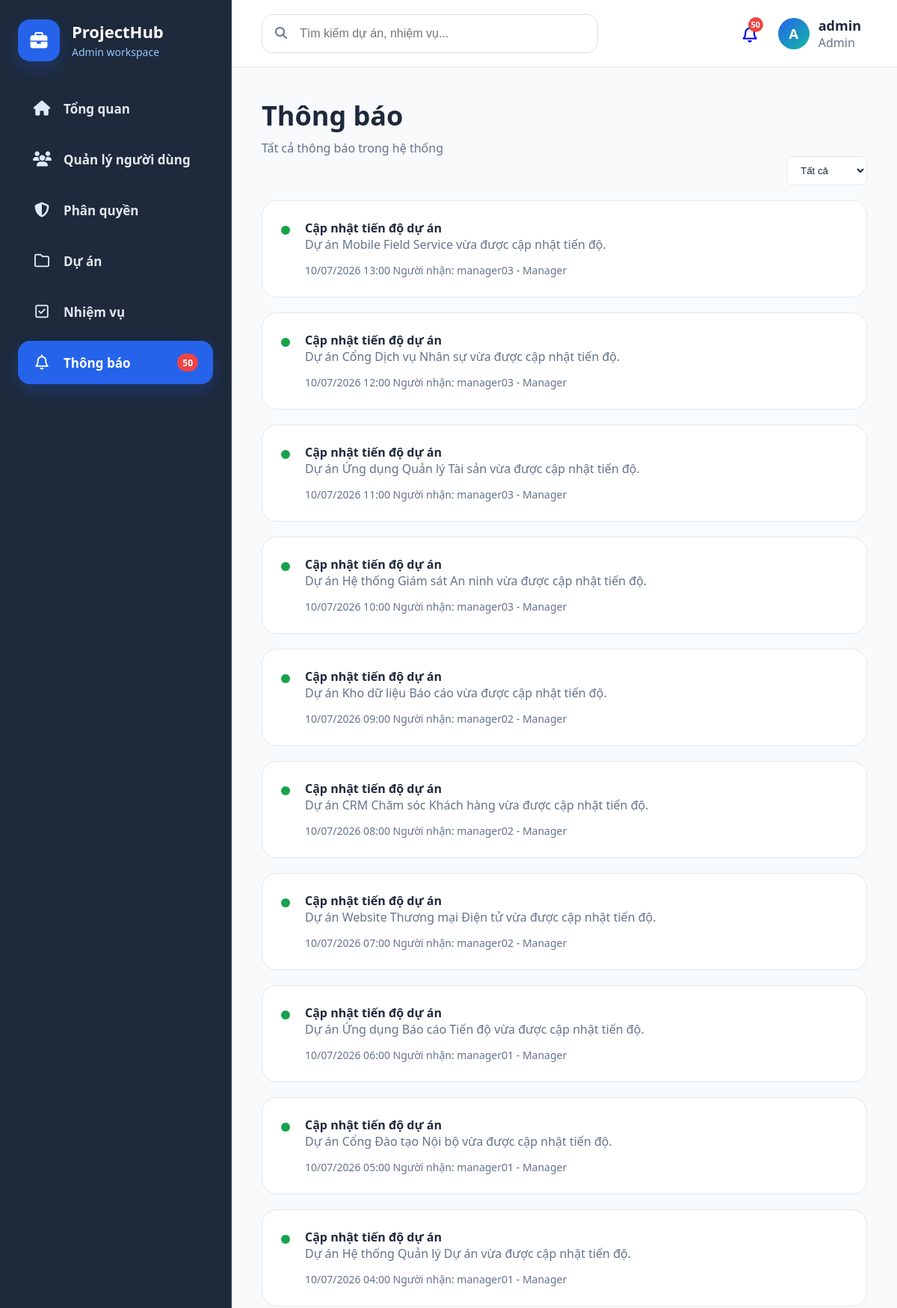
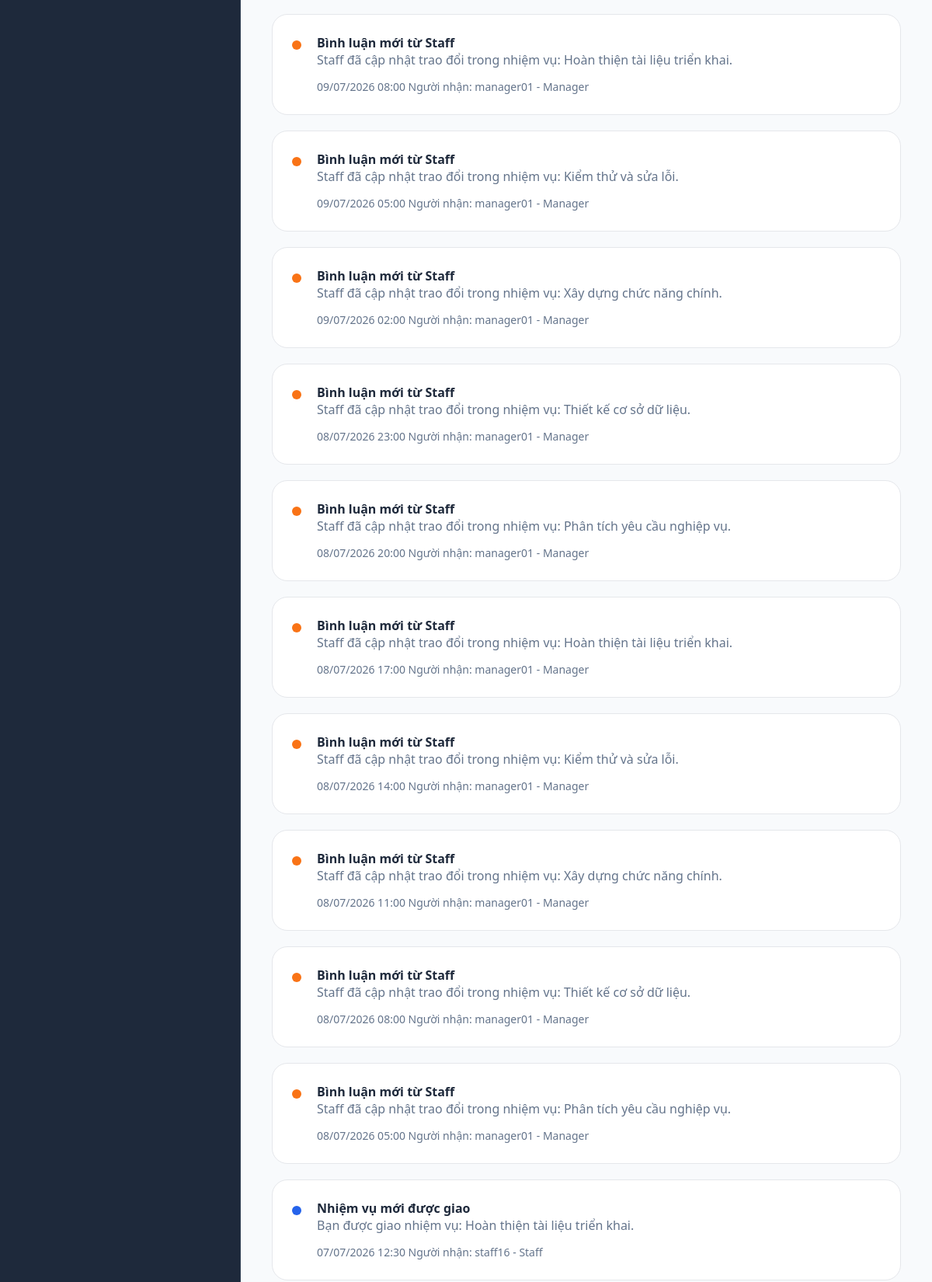
Screenshot of /index.php?page=notifications (signed in, upper part) with the database file from the repository (2 pictures, top to bottom).
### tables this page shows
CREATE TABLE `notifications` (
  `notification_id` int(11) NOT NULL,
  `user_id` int(11) NOT NULL,
  `type` varchar(50) DEFAULT NULL,
  `title` varchar(255) NOT NULL,
  `content` text DEFAULT NULL,
  `related_type` varchar(50) DEFAULT NULL,
  `related_id` int(11) DEFAULT NULL,
  `is_read` tinyint(1) NOT NULL DEFAULT 0,
  `created_at` timestamp NOT NULL DEFAULT current_timestamp()
);

CREATE TABLE `users` (
  `user_id` int(11) NOT NULL,
  `username` varchar(50) NOT NULL,
  `email` varchar(120) NOT NULL,
  `phone` varchar(20) DEFAULT NULL,
  `address` varchar(255) DEFAULT NULL,
  `password` varchar(255) NOT NULL,
  `role_id` int(11) NOT NULL,
  `status` varchar(20) NOT NULL DEFAULT 'active',
  `refresh_token` varchar(255) DEFAULT NULL,
  `token_expired_at` datetime DEFAULT NULL,
  `created_at` timestamp NOT NULL DEFAULT current_timestamp(),
  `updated_at` timestamp NOT NULL DEFAULT current_timestamp() ON UPDATE current_timestamp(),
  `is_deleted` tinyint(1) NOT NULL DEFAULT 0
);

CREATE TABLE `roles` (
  `role_id` int(11) NOT NULL,
  `role_code` varchar(30) NOT NULL,
  `name` varchar(80) NOT NULL,
  `description` varchar(255) DEFAULT NULL,
  `created_at` timestamp NOT NULL DEFAULT current_timestamp()
);

### models/notification.php (called while the page is built, shortened)
<?php
require_once __DIR__ . '/../config/database.php';
class Notification
{
    private $conn;
    public function __construct()
    {
        $db = new Database();
        $this->conn = $db->connect();
    }
    private function ensurePreferencesTable()
    {
        $this->conn->exec("CREATE TABLE IF NOT EXISTS notification_preferences (
            user_id INT PRIMARY KEY,
            email_notifications TINYINT(1) NOT NULL DEFAULT 1,
            task_notifications TINYINT(1) NOT NULL DEFAULT 1,
            comment_notifications TINYINT(1) NOT NULL DEFAULT 1,
            deadline_notifications TINYINT(1) NOT NULL DEFAULT 1,
            created_at TIMESTAMP DEFAULT CURRENT_TIMESTAMP,
            updated_at TIMESTAMP DEFAULT CURRENT_TIMESTAMP ON UPDATE CURRENT_TIMESTAMP,
            CONSTRAINT fk_notification_preferences_user_model
                FOREIGN KEY (user_id) REFERENCES users(user_id)
                ON DELETE CASCADE
        ) ENGINE=InnoDB DEFAULT CHARSET=utf8mb4");
    }
    public function getAll()
    {
        $sql = "
            SELECT
                n.*,
                u.username AS receiver_name,
                r.name AS receiver_role
            FROM notifications n
            LEFT JOIN users u
                ON n.user_id = u.user_id
            LEFT JOIN roles r
                ON u.role_id = r.role_id
            ORDER BY n.created_at DESC
        ";
        $stmt = $this->conn->prepare($sql);
        $stmt->execute();
        return $stmt->fetchAll(PDO::FETCH_ASSOC);
    }
}

### config/database.php (called while the page is built, shortened)
<?php
class Database
{
    private $host = "localhost";
    private $dbname = "project_management";
    private $username = "root";
    private $password = "";
    public function connect()
    {
        $this->conn = null;
        try {
            $this->conn = new PDO(
                "mysql:host={$this->host};dbname={$this->dbname};charset=utf8",
                $this->username,
                $this->password
            );
            $this->conn->setAttribute(
                PDO::ATTR_ERRMODE,
                PDO::ERRMODE_EXCEPTION
            );
            $this->conn->setAttribute(
                PDO::ATTR_EMULATE_PREPARES,
                true
            );
        } catch(PDOException $e) {
            die("Database Error: " . $e->getMessage());
        }
        return $this->conn;
    }
}

### controllers/notificationController.php (called while the page is built, shortened)
<?php
require_once __DIR__ . '/../models/notification.php';
class NotificationController
{
    private $notification;
    public function __construct()
    {
        $this->notification = new Notification();
    }
    public function currentRoleNotifications()
    {
        $roleId = $_SESSION['role_id'] ?? 0;
        $userId = $_SESSION['user_id'] ?? 0;
        if ($roleId == 1) {
            return $this->notification->getAll();
        }
        return $this->notification->getByUser($userId);
    }
}

### helpers/security.php (called while the page is built, shortened)
<?php
function csrf_token(): string
{
    return $_SESSION['_csrf_token'];
}

### views/notifications/index.php (the view, shortened to what this page needs)
<?php
require_once 'controllers/notificationController.php';
$notificationController = new NotificationController();
$notifications = $notificationController->currentRoleNotifications();
$notifications = is_array($notifications) ? $notifications : [];
$roleId = (int)($_SESSION['role_id'] ?? 0);
?>
<div class="page-container">
    <div class="notifications-header">
        <div>
            <h1>Thông báo</h1>
            <?php if ($roleId === 1): ?>
                <p>Tất cả thông báo trong hệ thống</p>
            <?php else: ?>
                <p>Các thông báo mới nhất dành cho bạn</p>
            <?php endif; ?>
        </div>
    </div>
    <div class="notification-toolbar">
        <select id="notificationFilter">
            <option value="all">Tất cả</option>
        </select>
    </div>
    <div class="notifications-list">
        <?php if (empty($notifications)): ?>
            <div class="notification-card">
                <div class="notification-content">
                    <h4>Chưa có thông báo</h4>
                    <p>Hiện tại chưa có thông báo nào để hiển thị.</p>
                </div>
            </div>
        <?php else: ?>
            <?php foreach ($notifications as $item): ?>
                <?php
                    $type = $item['type'] ?? 'system';
                    $dotClass = 'green';
                    if ($type === 'task') {
                        $dotClass = 'blue';
                    } elseif ($type === 'comment') {
                        $dotClass = 'orange';
                    }
                ?>
                <a
                    href="index.php?action=openNotification&id=<?= (int)$item['notification_id'] ?>&amp;_csrf_token=<?= urlencode(csrf_token()) ?>"
                    class="notification-card <?= ((int)($item['is_read'] ?? 0) === 0) ? 'unread' : '' ?>"
                    data-type="<?= htmlspecialchars($type) ?>"
                    data-read="<?= (int)($item['is_read'] ?? 0) ?>">
                    <div class="notification-icon">
                        <span class="dot <?= $dotClass ?>"></span>
                    </div>
                    <div class="notification-content">
                        <h4><?= htmlspecialchars($item['title'] ?? '') ?></h4>
                        <p><?= htmlspecialchars($item['content'] ?? '') ?></p>
                        <span class="notification-time">
                            <?= !empty($item['created_at'])
                                ? date('d/m/Y H:i', strtotime($item['created_at']))
                                : '' ?>
                        </span>
                        <?php if ($roleId === 1 && !empty($item['receiver_name'])): ?>
                            <span class="notification-time">
                                Người nhận: <?= htmlspecialchars($item['receiver_name']) ?>
                                <?php if (!empty($item['receiver_role'])): ?>
                                    - <?= htmlspecialchars($item['receiver_role']) ?>
                                <?php endif; ?>
                            </span>
                        <?php endif; ?>
                    </div>
                </a>
            <?php endforeach; ?>
        <?php endif; ?>
    </div>
</div>

### assets/css/main.css (style rules this page uses)
* { margin:0; padding:0; box-sizing:border-box; }
html, body { font-family: "Segoe UI", sans-serif; background:#f5f7fb; }
.page-container { padding: 40px; margin-top: 90px; min-height: calc(100vh - 90px); display: flex; flex-direction: column; justify-content: flex-start; }
:root { --bg-app: #f8fafc; --bg-card: #ffffff; --text-main: #1e293b; --text-sub: #64748b; --border-color: #e5e7eb; --bg-input: #ffffff; }
body, .page-container, .stat-card, .chart-card, .table-card, .notification-card, .role-card, .task-card, .user-card, .permission-card, h1, h2, h3, h4, p, span, div, table, th, td, input, select, textarea, .notification-content h3, .notification-content p { transition: background-color 0.3s ease, color 0.3s ease, border-color 0.3s ease, box-shadow 0.3s ease; }
body { background-color: var(--bg-app); color: var(--text-main); }
.stat-card, .chart-card, .table-card, .notification-card, .role-card, .task-card, .user-card, .permission-card, .settings-card { background-color: var(--bg-card) !important; color: var(--text-main); border: 1px solid var(--border-color); }
.task-description, .user-email, .user-department, .role-card p, .notification-content span, .progress-info span { color: var(--text-sub) !important; }
a, a:hover, a:focus { text-decoration: none !important; }
.notification-card { text-decoration: none; color: inherit; cursor: pointer; }

### assets/css/dashboard.css (style rules this page uses)
.blue { background:#2563eb; }
.green { background:#16a34a; }
.orange { background:#f97316; }

### assets/css/notifications.css (style rules this page uses)
.notifications-header h1 { font-size:36px; margin-bottom:8px; }
.notifications-header p { color:#64748b; }
.notifications-list { display:flex; flex-direction:column; gap:20px; }
.notification-card { background:white; border-radius:20px; padding:25px; display:flex; align-items:flex-start; gap:20px; border:1px solid #e5e7eb; transition:.2s; }
.notification-content { flex:1; }
.notification-content p { color:#64748b; margin-bottom:12px; }
.notification-time { color:#94a3b8; font-size:14px; }
.dot { width:12px; height:12px; border-radius:50%; display:block; margin-top:8px; }
.blue { background:#2563eb; }
.orange { background:#f97316; }
.green { background:#16a34a; }
.notification-toolbar { display:flex; justify-content:flex-end; margin-bottom:20px; }
#notificationFilter { padding:10px 14px; border:1px solid #ddd; border-radius:8px; background:#fff; cursor:pointer; }
.notifications-header h1 { color: var(--text-main); }
.notifications-header p { color: var(--text-sub); }
.notification-card { background: var(--bg-card); border: 1px solid var(--border-color); }
.notification-content h4, .notification-content h3 { color: var(--text-main); }
.notification-content p { color: var(--text-sub); }
.notification-time { color: var(--text-sub); }
#notificationFilter { background: var(--bg-input); color: var(--text-main); border: 1px solid var(--border-color); }
#notificationFilter option { background: var(--bg-card); color: var(--text-main); }

### rows the page displays
notifications: title "Cập nhật tiến độ dự án", content "Dự án Mobile Field Service vừa được cập nhật tiến độ.", created_at "10/07/2026 13:00", user.username "manager03", roles.name "Manager"
notifications: title "Cập nhật tiến độ dự án", content "Dự án Cổng Dịch vụ Nhân sự vừa được cập nhật tiến độ.", created_at "10/07/2026 12:00", user.username "manager03", roles.name "Manager"
notifications: title "Cập nhật tiến độ dự án", content "Dự án Ứng dụng Quản lý Tài sản vừa được cập nhật tiến độ.", created_at "10/07/2026 11:00", user.username "manager03", roles.name "Manager"
notifications: title "Cập nhật tiến độ dự án", content "Dự án Hệ thống Giám sát An ninh vừa được cập nhật tiến độ.", created_at "10/07/2026 10:00", user.username "manager03", roles.name "Manager"
notifications: title "Cập nhật tiến độ dự án", content "Dự án Kho dữ liệu Báo cáo vừa được cập nhật tiến độ.", created_at "10/07/2026 09:00", user.username "manager02", roles.name "Manager"
notifications: title "Cập nhật tiến độ dự án", content "Dự án CRM Chăm sóc Khách hàng vừa được cập nhật tiến độ.", created_at "10/07/2026 08:00", user.username "manager02", roles.name "Manager"
notifications: title "Cập nhật tiến độ dự án", content "Dự án Website Thương mại Điện tử vừa được cập nhật tiến độ.", created_at "10/07/2026 07:00", user.username "manager02", roles.name "Manager"
notifications: title "Cập nhật tiến độ dự án", content "Dự án Ứng dụng Báo cáo Tiến độ vừa được cập nhật tiến độ.", created_at "10/07/2026 06:00", user.username "manager01", roles.name "Manager"
notifications: title "Cập nhật tiến độ dự án", content "Dự án Cổng Đào tạo Nội bộ vừa được cập nhật tiến độ.", created_at "10/07/2026 05:00", user.username "manager01", roles.name "Manager"
notifications: title "Cập nhật tiến độ dự án", content "Dự án Hệ thống Quản lý Dự án vừa được cập nhật tiến độ.", created_at "10/07/2026 04:00", user.username "manager01", roles.name "Manager"
notifications: title "Bình luận mới từ Staff", content "Staff đã cập nhật trao đổi trong nhiệm vụ: Hoàn thiện tài liệu triển khai.", created_at "09/07/2026 08:00", user.username "manager01", roles.name "Manager"
notifications: title "Bình luận mới từ Staff", content "Staff đã cập nhật trao đổi trong nhiệm vụ: Kiểm thử và sửa lỗi.", created_at "09/07/2026 05:00", user.username "manager01", roles.name "Manager"
notifications: title "Bình luận mới từ Staff", content "Staff đã cập nhật trao đổi trong nhiệm vụ: Xây dựng chức năng chính.", created_at "09/07/2026 02:00", user.username "manager01", roles.name "Manager"
notifications: title "Bình luận mới từ Staff", content "Staff đã cập nhật trao đổi trong nhiệm vụ: Thiết kế cơ sở dữ liệu.", created_at "08/07/2026 23:00", user.username "manager01", roles.name "Manager"
notifications: title "Bình luận mới từ Staff", content "Staff đã cập nhật trao đổi trong nhiệm vụ: Phân tích yêu cầu nghiệp vụ.", created_at "08/07/2026 20:00", user.username "manager01", roles.name "Manager"
notifications: title "Bình luận mới từ Staff", content "Staff đã cập nhật trao đổi trong nhiệm vụ: Hoàn thiện tài liệu triển khai.", created_at "08/07/2026 17:00", user.username "manager01", roles.name "Manager"
notifications: title "Bình luận mới từ Staff", content "Staff đã cập nhật trao đổi trong nhiệm vụ: Kiểm thử và sửa lỗi.", created_at "08/07/2026 14:00", user.username "manager01", roles.name "Manager"
notifications: title "Bình luận mới từ Staff", content "Staff đã cập nhật trao đổi trong nhiệm vụ: Xây dựng chức năng chính.", created_at "08/07/2026 11:00", user.username "manager01", roles.name "Manager"
notifications: title "Bình luận mới từ Staff", content "Staff đã cập nhật trao đổi trong nhiệm vụ: Thiết kế cơ sở dữ liệu.", created_at "08/07/2026 08:00", user.username "manager01", roles.name "Manager"
notifications: title "Bình luận mới từ Staff", content "Staff đã cập nhật trao đổi trong nhiệm vụ: Phân tích yêu cầu nghiệp vụ.", created_at "08/07/2026 05:00", user.username "manager01", roles.name "Manager"
notifications: title "Nhiệm vụ mới được giao", content "Bạn được giao nhiệm vụ: Hoàn thiện tài liệu triển khai.", created_at "07/07/2026 12:30", user.username "staff16", roles.name "Staff"

### other values shown
$adminNotificationCount "50"
$topbarNotificationCount "50"
$avatarInitial "A"
$username "admin"
$roleName "Admin"
